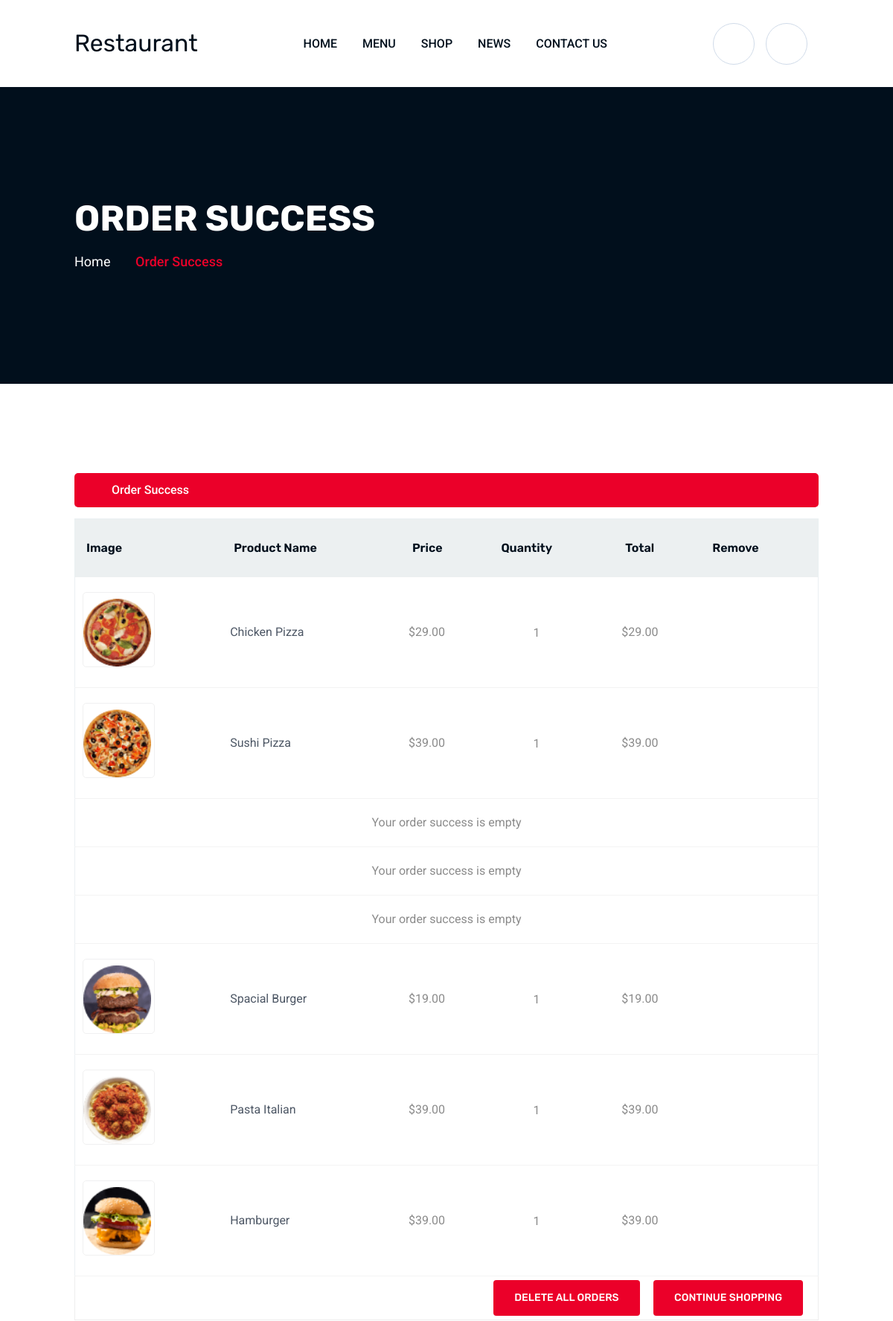
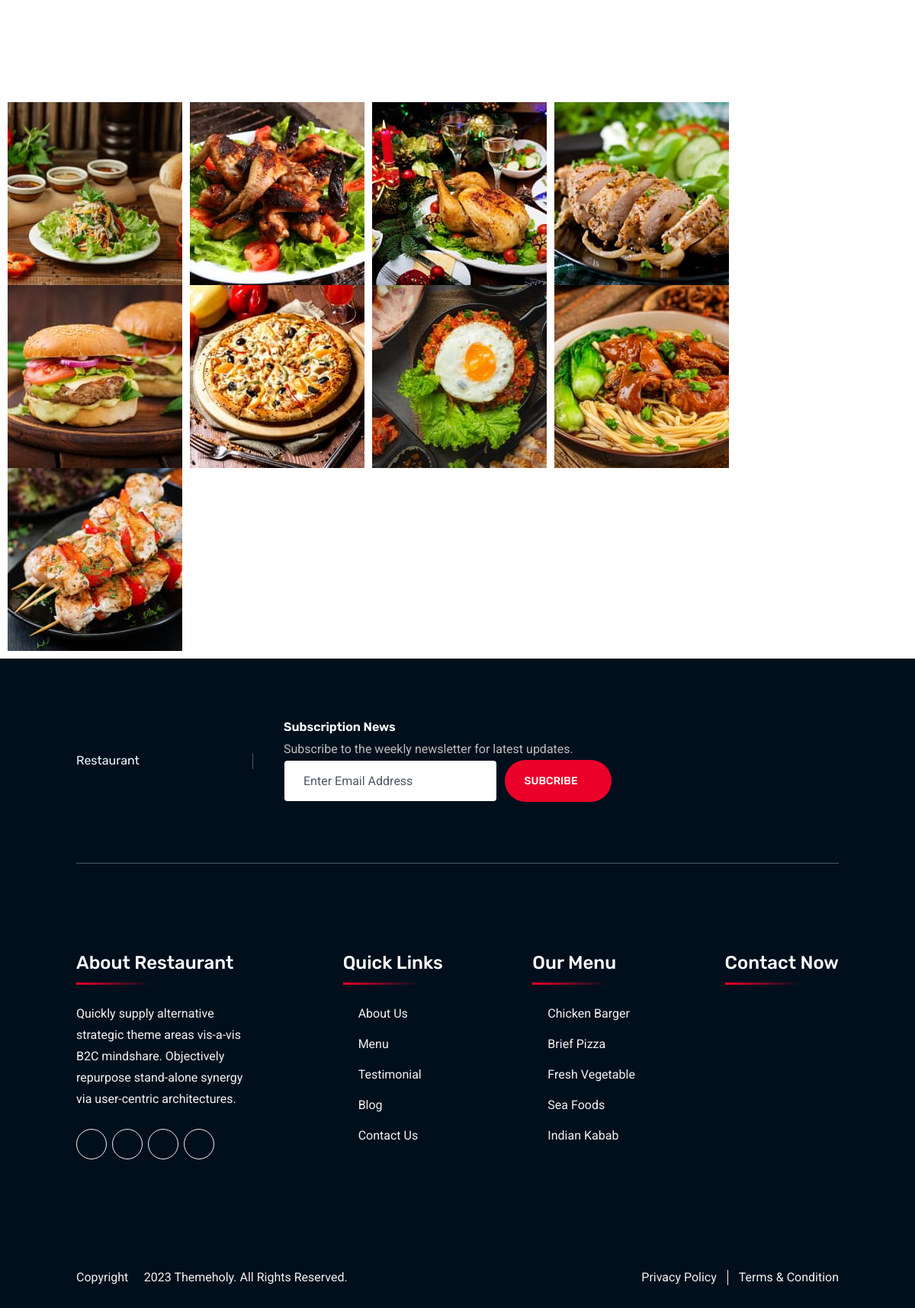
Screenshot of /order_success/ (signed in) with the database file from the repository (2 pictures, top to bottom).
### myapp/models.py (models this page shows, shortened)
class CheckOutSliderModel(models.Model):
    id = models.UUIDField(primary_key=True, default=uuid.uuid4, editable=False)
    name = models.CharField(max_length=50, blank=True, null=True)
    image = models.ImageField(upload_to='CheckOutSlider')
    created_at = models.DateTimeField(auto_now_add=True)
    updated_at = models.DateTimeField(auto_now=True)

class OrderItem(models.Model):
    id = models.AutoField(primary_key=True)
    order = models.ForeignKey(Order, related_name='items', on_delete=models.CASCADE)
    product = models.ForeignKey(Product, on_delete=models.CASCADE)
    quantity = models.PositiveIntegerField(default=1)
    price = models.DecimalField(max_digits=10, decimal_places=2)
    created_at = models.DateTimeField(default=timezone.now)
    updated_at = models.DateTimeField(auto_now=True)
    def get_total(self):
        return self.price * self.quantity

class Product(models.Model):
    id = models.UUIDField(primary_key=True, default=uuid.uuid4, editable=False)
    title = models.CharField(max_length=50, blank=True, null=True)
    text = models.CharField(max_length=300, blank=True, null=True)
    price = models.DecimalField(max_digits=10, decimal_places=2, default=0)          # Normal price
    disPrice = models.DecimalField(max_digits=10, decimal_places=2, default=0)
    discountPercentage = models.IntegerField(blank=True, null=True, editable=False)  # Auto calculated
    image = models.ImageField(upload_to="Product")
    category = models.ForeignKey(CategoryModel, on_delete=models.CASCADE, null=True, blank=True)
    in_stock = models.BooleanField(default=True)
    created_at = models.DateTimeField(auto_now_add=True)
    updated_at = models.DateTimeField(auto_now=True)
    @property
    def discountPercentage(self):
        if self.price and self.disPrice and self.price > 0:
            return round(((self.price - self.disPrice) / self.price) * 100)
        return 0

class Order(models.Model):
    PAYMENT_METHODS = [
        ('bank', 'Direct Bank Transfer'),
        ('waveMoney', 'WaveMoney Payment'),
        ('kPay', 'KPay Payment'),
        ('card', 'Credit Card'),
        ('paypal', 'Paypal'),
    ]
    SHIPPING_METHODS = [
        ('free', 'Free Shipping'),
        ('flat', 'Flat Rate'),
    ]
    id = models.UUIDField(default=uuid.uuid4, primary_key=True, editable=False)
    user = models.ForeignKey(settings.AUTH_USER_MODEL, on_delete=models.CASCADE)
    order_date = models.DateTimeField(auto_now_add=True)
    shipping_method = models.CharField(max_length=20, choices=SHIPPING_METHODS, default='free')
    payment_method = models.CharField(max_length=20, choices=PAYMENT_METHODS)
    shipping_address = models.CharField(max_length=255)
    total_amount = models.DecimalField(max_digits=10, decimal_places=2)
    is_paid = models.BooleanField(default=False)
    is_shipped = models.BooleanField(default=False)
    order_note = models.TextField(blank=True, null=True)

class GalleryModel(models.Model):
    id = models.UUIDField(primary_key=True, default=uuid.uuid4, editable=False)
    image = models.ImageField(upload_to='Gallery')
    created_at = models.DateTimeField(auto_now_add=True)
    updated_at = models.DateTimeField(auto_now=True)

### myapp/views.py (the view)
# urls.py: path('order_success/', views.order_success_view, name='order_success'),
@login_required
def order_success_view(request):
    user =request.user
    try:
        order = Order.objects.filter(user=user).order_by('-order_date')
    except Order.DoesNotExist:
        messages.error(request, "Order not found.")
        return redirect('homePage')
    CheckOutSlider = CheckOutSliderModel.objects.all()[:1]
    Gallery = GalleryModel.objects.all()
    context = {
        'orders': order,
        'CheckOutSlider': CheckOutSlider,
        'Gallery': Gallery,
    }
    return render(request, 'order_success.html', context)

### myapp/templates/order_success.html (shortened to what this page needs)
{% extends 'base.html' %}
{% load static %}
{% load humanize %}
{% block body %}
{% for i in CheckOutSlider %}
<div class="breadcumb-wrapper" data-bg-src="{{ i.image.url }}">
    <div class="container z-index-common">
        <div class="breadcumb-content">
            <h1 class="breadcumb-title">Order Success</h1>
            <ul class="breadcumb-menu">
                <li><a href="{% url 'homePage' %}">Home</a></li>
                <li>Order Success</li>
            </ul>
        </div>
    </div>
</div>
{% endfor %}
<div class="th-cart-wrapper space-top space-extra-bottom">
    <div class="container">
        <div class="woocommerce-notices-wrapper">
            <div class="woocommerce-message">Order Success
            </div>
        </div>
            <table class="cart_table">
                <thead>
                    <tr>
                        <th class="cart-col-image">Image</th>
                        <th class="cart-col-productname">Product Name</th>
                        <th class="cart-col-price">Price</th>
                        <th class="cart-col-quantity">Quantity</th>
                        <th class="cart-col-total">Total</th>
                        <th class="cart-col-remove">Remove</th>
                    </tr>
                </thead>
                <tbody>
{% for order in orders %}
        {% if order.items.all %}
                {% for item in order.items.all %}
                    <tr class="cart_item">
                        <td data-title="Product">
                            <a class="cart-productimage" href="">
                                <img width="91" height="91" src="{{ item.product.image.url }}" alt="{{ item.product.title }}">
                            </a>
                        </td>
                        <td data-title="Name">
                            <a class="cart-productname" href="">{{ item.product.title }}</a>
                        </td>
                        <td data-title="Price">
                            <span class="amount">${{ item.product.disPrice|intcomma }}</span>
                        </td>
                        <td data-title="Quantity">
                            <div class="quantity">
                                <span class="amount ps-5">{{ item.quantity }}</span>
                            </div>
                        </td>
                        <td data-title="Total">
                            <span class="amount">${{ item.get_total|floatformat:2 }}</span>
                        </td>
                        <td data-title="Remove">
                            <a href="{% url 'delete_order' order.id %}" class="remove">
                                <i class="fal fa-trash-alt"></i>
                            </a>
                        </td>
                    </tr>
                {% endfor %}
        {% else %}
                    <tr>
                        <td colspan="6" class="text-center">Your order success is empty</td>
                    </tr>
        {% endif %}
{% endfor %}
                </tbody>
                <tfoot class="checkout-ordertable">
                    <tr>
                        <td colspan="6" class="actions">
                            <a href="{% url 'delete_all_orders' %}" class="th-btn rounded-2" onclick="return confirm('Are you sure you want to delete all orders?');">
                                Delete All Orders
                            </a>
                            <a href="{% url 'shopPage' %}" class="th-btn rounded-2">Continue Shopping</a>
                        </td>
                    </tr>
                </tfoot>
            </table>
    </div>
</div>
<div class="gallery-thumb-area">
    <div class="row gx-10 th-carousel" id="gallerySlide1" data-slide-show="8" data-ml-slide-show="7"
        data-lg-slide-show="6" data-md-slide-show="5" data-sm-slide-show="4" data-xs-slide-show="3"
        data-focuson-select="false">
        {% for i in Gallery %}
        <div class="col-auto">
            <div class="gallery-thumb"><img src="{{ i.image.url }}" alt="Gallery Image"> </div>
        </div>
        {% endfor %}
    </div>
</div>
{% endblock %}

### rows the page displays
OrderItem: product.image (picture), product "Chicken Pizza", product.disPrice "29.00", quantity "1", get_total "29.00"
OrderItem: product.image (picture), product "Sushi Pizza", product.disPrice "39.00", quantity "1", get_total "39.00"
Order: shows "Your order success is empty"
Order: shows "Your order success is empty"
Order: shows "Your order success is empty"
OrderItem: product.image (picture), product "Spacial Burger", product.disPrice "19.00", quantity "1", get_total "19.00"
OrderItem: product.image (picture), product "Pasta Italian", product.disPrice "39.00", quantity "1", get_total "39.00"
OrderItem: product.image (picture), product "Hamburger", product.disPrice "39.00", quantity "1", get_total "39.00"
GalleryModel: image (picture)
GalleryModel: image (picture)
GalleryModel: image (picture)
GalleryModel: image (picture)
GalleryModel: image (picture)
GalleryModel: image (picture)
GalleryModel: image (picture)
GalleryModel: image (picture)
GalleryModel: image (picture)
